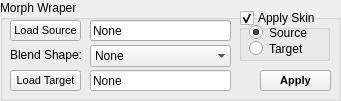
     <widget class="QGroupBox" name="bsTrans_group">
      <property name="geometry">
       <rect>
        <x>20</x>
        <y>205</y>
        <width>341</width>
        <height>101</height>
       </rect>
      </property>
      <property name="toolTip">
       <string>&lt;html&gt;&lt;head/&gt;&lt;body&gt;&lt;p&gt;&lt;span style=&quot; font-size:9pt;&quot;&gt;Transfer blendshape deformer from source to target through wraper deformer&lt;/span&gt;&lt;/p&gt;&lt;/body&gt;&lt;/html&gt;</string>
      </property>
      <property name="title">
       <string>Morph Wraper</string>
      </property>
      <widget class="QPushButton" name="bsTransLoadSrc_pushButton">
       <property name="geometry">
        <rect>
         <x>10</x>
         <y>20</y>
         <width>71</width>
         <height>21</height>
        </rect>
       </property>
       <property name="font">
        <font>
         <pointsize>8</pointsize>
        </font>
       </property>
       <property name="toolTip">
        <string>&lt;html&gt;&lt;head/&gt;&lt;body&gt;&lt;p&gt;Load source mesh which has blendshape node&lt;/p&gt;&lt;/body&gt;&lt;/html&gt;</string>
       </property>
       <property name="text">
        <string>Load Source</string>
       </property>
       <property name="+command" stdset="0">
        <string>bsTransLoadSrcButtonCmd</string>
       </property>
      </widget>
      <widget class="QPushButton" name="bsTransLoadTgt_pushButton">
       <property name="geometry">
        <rect>
         <x>10</x>
         <y>70</y>
         <width>71</width>
         <height>21</height>
        </rect>
       </property>
       <property name="font">
        <font>
         <pointsize>8</pointsize>
        </font>
       </property>
       <property name="toolTip">
        <string>&lt;html&gt;&lt;head/&gt;&lt;body&gt;&lt;p&gt;load target mesh that blendshape will transfer to&lt;/p&gt;&lt;/body&gt;&lt;/html&gt;</string>
       </property>
       <property name="text">
        <string>Load Target</string>
       </property>
       <property name="+command" stdset="0">
        <string>bsTransLoadTgtButtonCmd</string>
       </property>
      </widget>
      <widget class="QPushButton" name="bsTransDo_pushButton">
       <property name="geometry">
        <rect>
         <x>260</x>
         <y>70</y>
         <width>71</width>
         <height>21</height>
        </rect>
       </property>
       <property name="font">
        <font>
         <pointsize>8</pointsize>
         <weight>75</weight>
         <bold>true</bold>
        </font>
       </property>
       <property name="toolTip">
        <string>&lt;!DOCTYPE HTML PUBLIC &quot;-//W3C//DTD HTML 4.0//EN&quot; &quot;http://www.w3.org/TR/REC-html40/strict.dtd&quot;&gt;
&lt;html&gt;&lt;head&gt;&lt;meta name=&quot;qrichtext&quot; content=&quot;1&quot; /&gt;&lt;style type=&quot;text/css&quot;&gt;
p, li { white-space: pre-wrap; }
&lt;/style&gt;&lt;/head&gt;&lt;body style=&quot; font-family:'SimSun'; font-size:9pt; font-weight:400; font-style:normal;&quot;&gt;
&lt;p style=&quot; margin-top:0px; margin-bottom:0px; margin-left:0px; margin-right:0px; -qt-block-indent:0; text-indent:0px;&quot;&gt;&lt;span style=&quot; font-family:'MS Shell Dlg 2';&quot;&gt;Scale selected joints with changing transform value, keep scale value. Use for re-match skeleton size for new mesh changing.&lt;/span&gt;&lt;/p&gt;&lt;/body&gt;&lt;/html&gt;</string>
       </property>
       <property name="text">
        <string>Apply</string>
       </property>
       <property name="+command" stdset="0">
        <string>bsTransDoButtonCmd</string>
       </property>
      </widget>
      <widget class="QLabel" name="label_8">
       <property name="geometry">
        <rect>
         <x>10</x>
         <y>45</y>
         <width>71</width>
         <height>20</height>
        </rect>
       </property>
       <property name="toolTip">
        <string>&lt;html&gt;&lt;head/&gt;&lt;body&gt;&lt;p&gt;blendshape node list&lt;/p&gt;&lt;/body&gt;&lt;/html&gt;</string>
       </property>
       <property name="text">
        <string>Blend Shape:</string>
       </property>
      </widget>
      <widget class="QComboBox" name="bsTransSrcBs_List">
       <property name="geometry">
        <rect>
         <x>90</x>
         <y>45</y>
         <width>141</width>
         <height>22</height>
        </rect>
       </property>
       <property name="sizeAdjustPolicy">
        <enum>QComboBox::AdjustToMinimumContentsLength</enum>
       </property>
       <property name="frame">
        <bool>false</bool>
       </property>
       <item>
        <property name="text">
         <string>None</string>
        </property>
       </item>
      </widget>
      <widget class="QLineEdit" name="bsTransSrcMesh_lineEdit">
       <property name="enabled">
        <bool>true</bool>
       </property>
       <property name="geometry">
        <rect>
         <x>90</x>
         <y>20</y>
         <width>141</width>
         <height>21</height>
        </rect>
       </property>
       <property name="toolTip">
        <string>&lt;!DOCTYPE HTML PUBLIC &quot;-//W3C//DTD HTML 4.0//EN&quot; &quot;http://www.w3.org/TR/REC-html40/strict.dtd&quot;&gt;
&lt;html&gt;&lt;head&gt;&lt;meta name=&quot;qrichtext&quot; content=&quot;1&quot; /&gt;&lt;style type=&quot;text/css&quot;&gt;
p, li { white-space: pre-wrap; }
&lt;/style&gt;&lt;/head&gt;&lt;body style=&quot; font-family:'MS Shell Dlg 2'; font-size:8pt; font-weight:400; font-style:normal;&quot;&gt;
&lt;p style=&quot; margin-top:12px; margin-bottom:12px; margin-left:0px; margin-right:0px; -qt-block-indent:0; text-indent:0px;&quot;&gt;The mesh will be use as Higher LoD mesh&lt;/p&gt;&lt;/body&gt;&lt;/html&gt;</string>
       </property>
       <property name="text">
        <string>None</string>
       </property>
       <property name="readOnly">
        <bool>true</bool>
       </property>
      </widget>
      <widget class="QLineEdit" name="bsTransTgtMesh_lineEdit">
       <property name="enabled">
        <bool>true</bool>
       </property>
       <property name="geometry">
        <rect>
         <x>90</x>
         <y>70</y>
         <width>141</width>
         <height>21</height>
        </rect>
       </property>
       <property name="toolTip">
        <string>&lt;!DOCTYPE HTML PUBLIC &quot;-//W3C//DTD HTML 4.0//EN&quot; &quot;http://www.w3.org/TR/REC-html40/strict.dtd&quot;&gt;
&lt;html&gt;&lt;head&gt;&lt;meta name=&quot;qrichtext&quot; content=&quot;1&quot; /&gt;&lt;style type=&quot;text/css&quot;&gt;
p, li { white-space: pre-wrap; }
&lt;/style&gt;&lt;/head&gt;&lt;body style=&quot; font-family:'MS Shell Dlg 2'; font-size:8pt; font-weight:400; font-style:normal;&quot;&gt;
&lt;p style=&quot; margin-top:12px; margin-bottom:12px; margin-left:0px; margin-right:0px; -qt-block-indent:0; text-indent:0px;&quot;&gt;The mesh will be use as Higher LoD mesh&lt;/p&gt;&lt;/body&gt;&lt;/html&gt;</string>
       </property>
       <property name="text">
        <string>None</string>
       </property>
       <property name="readOnly">
        <bool>true</bool>
       </property>
      </widget>
      <widget class="QCheckBox" name="bsTransCopySkin_checkBox">
       <property name="geometry">
        <rect>
         <x>260</x>
         <y>-70</y>
         <width>71</width>
         <height>21</height>
        </rect>
       </property>
       <property name="toolTip">
        <string>&lt;html&gt;&lt;head/&gt;&lt;body&gt;&lt;p&gt;Copy skin weight as well after transfered blend shape&lt;/p&gt;&lt;/body&gt;&lt;/html&gt;</string>
       </property>
       <property name="text">
        <string>Copy Skin</string>
       </property>
       <property name="checked">
        <bool>true</bool>
       </property>
      </widget>
      <widget class="QGroupBox" name="bsTransSkinWeight_groupBox">
       <property name="geometry">
        <rect>
         <x>239</x>
         <y>10</y>
         <width>91</width>
         <height>51</height>
        </rect>
       </property>
       <property name="title">
        <string>Apply Skin</string>
       </property>
       <property name="checkable">
        <bool>true</bool>
       </property>
       <widget class="QRadioButton" name="bsTransTargetSkin_radioButton">
        <property name="geometry">
         <rect>
          <x>10</x>
          <y>30</y>
          <width>82</width>
          <height>17</height>
         </rect>
        </property>
        <property name="text">
         <string>Target</string>
        </property>
        <attribute name="buttonGroup">
         <string notr="true">buttonGroup_4</string>
        </attribute>
       </widget>
       <widget class="QRadioButton" name="bsTransSourceSkin_radioButton">
        <property name="geometry">
         <rect>
          <x>10</x>
          <y>14</y>
          <width>82</width>
          <height>17</height>
         </rect>
        </property>
        <property name="text">
         <string>Source</string>
        </property>
        <property name="checked">
         <bool>true</bool>
        </property>
        <attribute name="buttonGroup">
         <string notr="true">buttonGroup_4</string>
        </attribute>
       </widget>
      </widget>
      <zorder>bsTransSkinWeight_groupBox</zorder>
      <zorder>bsTransLoadSrc_pushButton</zorder>
      <zorder>bsTransLoadTgt_pushButton</zorder>
      <zorder>bsTransDo_pushButton</zorder>
      <zorder>label_8</zorder>
      <zorder>bsTransSrcBs_List</zorder>
      <zorder>bsTransSrcMesh_lineEdit</zorder>
      <zorder>bsTransTgtMesh_lineEdit</zorder>
      <zorder>bsTransCopySkin_checkBox</zorder>
     </widget>
